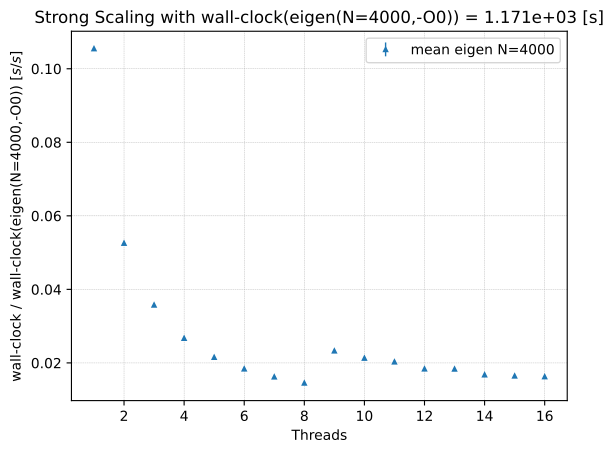

The script that drew this image:
import sys
import numpy as np
import matplotlib.pyplot as plt


# Archivo con resultados .txt (sys.argv[0] nombre del archivo al igual que c++)
wall_clock_time_eigen_N4000_O0 = np.array([sys.argv[1]]).astype(np.float64)[0]
file_data_1 = sys.argv[2] + '.txt'
figure_name = sys.argv[2] + '.pdf'

markersize = 3
elinewidth = 1

# Extract data from txt files
# title = np.loadtxt(file_data_1, dtype='str', max_rows=1)
title = ['Threads', 'mean eigen', 'sigma eigen']
data = np.loadtxt(file_data_1, dtype=np.float64, skiprows=0, delimiter=',')

x = data[:, 0]
# Normalization
data[:, 1:data.shape[1]] = data[:, 1:data.shape[1]]/wall_clock_time_eigen_N4000_O0

# Plot

plt.ylabel("wall-clock / wall-clock(eigen(N=4000,-O0)) $[s/s]$")
plt.xlabel(title[0])
scientitic_notation = "{:.3e}".format(wall_clock_time_eigen_N4000_O0)
plt.title(f"Strong Scaling with wall-clock(eigen(N=4000,-O0)) = {scientitic_notation} [s]")
plt.errorbar(x, data[:, 1], yerr=data[:, 2], fmt='^', markersize=markersize,
             elinewidth=elinewidth, label=title[1] + " N=4000")

plt.legend()
plt.grid(linestyle='--', linewidth=0.3)
plt.savefig(figure_name, format="pdf", bbox_inches="tight")
# plt.show()

# Bibliography
# https://matplotlib.org/stable/api/_as_gen/matplotlib.pyplot.grid.html
# https://www.scaler.com/topics/python-scientific-notation/
# https://www.digitalocean.com/community/tutorials/python-command-line-arguments
